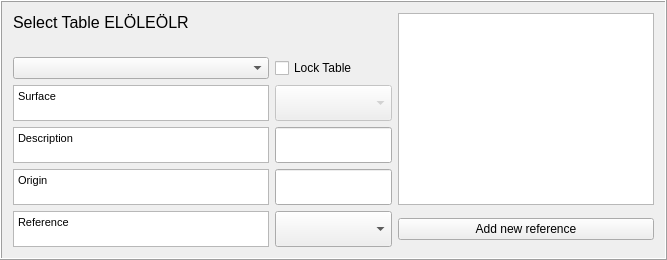
    <widget class="QFrame" name="frame1">
     <property name="frameShape">
      <enum>QFrame::Box</enum>
     </property>
     <property name="frameShadow">
      <enum>QFrame::Raised</enum>
     </property>
     <layout class="QGridLayout" name="gridLayout_2">
      <item row="0" column="0">
       <widget class="QLabel" name="label_42">
        <property name="text">
         <string>&lt;!DOCTYPE HTML PUBLIC &quot;-//W3C//DTD HTML 4.0//EN&quot; &quot;http://www.w3.org/TR/REC-html40/strict.dtd&quot;&gt;
&lt;html&gt;&lt;head&gt;&lt;meta name=&quot;qrichtext&quot; content=&quot;1&quot; /&gt;&lt;style type=&quot;text/css&quot;&gt;
p, li { white-space: pre-wrap; }
&lt;/style&gt;&lt;/head&gt;&lt;body style=&quot; font-family:'MS Shell Dlg 2'; font-size:8pt; font-weight:400; font-style:normal;&quot;&gt;
&lt;p style=&quot; margin-top:0px; margin-bottom:0px; margin-left:0px; margin-right:0px; -qt-block-indent:0; text-indent:0px;&quot;&gt;&lt;span style=&quot; font-size:12pt;&quot;&gt;Select Table ELÖLEÖLR&lt;/span&gt;&lt;/p&gt;
&lt;p style=&quot;-qt-paragraph-type:empty; margin-top:0px; margin-bottom:0px; margin-left:0px; margin-right:0px; -qt-block-indent:0; text-indent:0px; font-size:12pt;&quot;&gt;&lt;br /&gt;&lt;/p&gt;&lt;/body&gt;&lt;/html&gt;</string>
        </property>
       </widget>
      </item>
      <item row="0" column="2" rowspan="5">
       <widget class="QTextBrowser" name="textBrowserRef">
        <property name="sizePolicy">
         <sizepolicy hsizetype="Expanding" vsizetype="Preferred">
          <horstretch>0</horstretch>
          <verstretch>0</verstretch>
         </sizepolicy>
        </property>
        <property name="maximumSize">
         <size>
          <width>500</width>
          <height>16777215</height>
         </size>
        </property>
       </widget>
      </item>
      <item row="1" column="0">
       <widget class="QComboBox" name="comboBoxTableSelect">
        <property name="toolTip">
         <string/>
        </property>
       </widget>
      </item>
      <item row="1" column="1">
       <widget class="QCheckBox" name="checkBoxA">
        <property name="text">
         <string>Lock Table</string>
        </property>
       </widget>
      </item>
      <item row="2" column="0">
       <widget class="QTextBrowser" name="textBrowser_Surface">
        <property name="sizePolicy">
         <sizepolicy hsizetype="Expanding" vsizetype="Fixed">
          <horstretch>0</horstretch>
          <verstretch>0</verstretch>
         </sizepolicy>
        </property>
        <property name="maximumSize">
         <size>
          <width>16777215</width>
          <height>36</height>
         </size>
        </property>
        <property name="html">
         <string>&lt;!DOCTYPE HTML PUBLIC &quot;-//W3C//DTD HTML 4.0//EN&quot; &quot;http://www.w3.org/TR/REC-html40/strict.dtd&quot;&gt;
&lt;html&gt;&lt;head&gt;&lt;meta name=&quot;qrichtext&quot; content=&quot;1&quot; /&gt;&lt;style type=&quot;text/css&quot;&gt;
p, li { white-space: pre-wrap; }
&lt;/style&gt;&lt;/head&gt;&lt;body style=&quot; font-family:'MS Shell Dlg 2'; font-size:8.25pt; font-weight:400; font-style:normal;&quot;&gt;
&lt;p style=&quot; margin-top:0px; margin-bottom:0px; margin-left:0px; margin-right:0px; -qt-block-indent:0; text-indent:0px;&quot;&gt;&lt;span style=&quot; font-size:8pt;&quot;&gt;Surface&lt;/span&gt;&lt;/p&gt;&lt;/body&gt;&lt;/html&gt;</string>
        </property>
       </widget>
      </item>
      <item row="2" column="1">
       <widget class="QComboBox" name="comboBoxSurface">
        <property name="enabled">
         <bool>false</bool>
        </property>
        <property name="sizePolicy">
         <sizepolicy hsizetype="Expanding" vsizetype="Fixed">
          <horstretch>0</horstretch>
          <verstretch>0</verstretch>
         </sizepolicy>
        </property>
        <property name="maximumSize">
         <size>
          <width>16777215</width>
          <height>36</height>
         </size>
        </property>
        <property name="currentIndex">
         <number>-1</number>
        </property>
        <item>
         <property name="text">
          <string>Paved</string>
         </property>
        </item>
        <item>
         <property name="text">
          <string>Building</string>
         </property>
        </item>
        <item>
         <property name="text">
          <string>Evergreen Tree</string>
         </property>
        </item>
        <item>
         <property name="text">
          <string>Deciduous Tree</string>
         </property>
        </item>
        <item>
         <property name="text">
          <string>Grass</string>
         </property>
        </item>
        <item>
         <property name="text">
          <string>Bare Soil</string>
         </property>
        </item>
        <item>
         <property name="text">
          <string>Grass</string>
         </property>
        </item>
        <item>
         <property name="text">
          <string>Water</string>
         </property>
        </item>
        <item>
         <property name="text">
          <string>Snow</string>
         </property>
        </item>
       </widget>
      </item>
      <item row="3" column="0">
       <widget class="QTextBrowser" name="textBrowserDesc">
        <property name="sizePolicy">
         <sizepolicy hsizetype="Expanding" vsizetype="Fixed">
          <horstretch>0</horstretch>
          <verstretch>0</verstretch>
         </sizepolicy>
        </property>
        <property name="maximumSize">
         <size>
          <width>16777215</width>
          <height>36</height>
         </size>
        </property>
        <property name="html">
         <string>&lt;!DOCTYPE HTML PUBLIC &quot;-//W3C//DTD HTML 4.0//EN&quot; &quot;http://www.w3.org/TR/REC-html40/strict.dtd&quot;&gt;
&lt;html&gt;&lt;head&gt;&lt;meta name=&quot;qrichtext&quot; content=&quot;1&quot; /&gt;&lt;style type=&quot;text/css&quot;&gt;
p, li { white-space: pre-wrap; }
&lt;/style&gt;&lt;/head&gt;&lt;body style=&quot; font-family:'MS Shell Dlg 2'; font-size:8.25pt; font-weight:400; font-style:normal;&quot;&gt;
&lt;p style=&quot; margin-top:0px; margin-bottom:0px; margin-left:0px; margin-right:0px; -qt-block-indent:0; text-indent:0px;&quot;&gt;&lt;span style=&quot; font-size:8pt;&quot;&gt;Description&lt;/span&gt;&lt;/p&gt;&lt;/body&gt;&lt;/html&gt;</string>
        </property>
       </widget>
      </item>
      <item row="3" column="1">
       <widget class="QgsFilterLineEdit" name="textEditDesc">
        <property name="maximumSize">
         <size>
          <width>16777215</width>
          <height>36</height>
         </size>
        </property>
        <property name="inputMethodHints">
         <set>Qt::ImhNone</set>
        </property>
        <property name="qgisRelation" stdset="0">
         <string notr="true"/>
        </property>
       </widget>
      </item>
      <item row="4" column="0">
       <widget class="QTextBrowser" name="textBrowserOrig">
        <property name="sizePolicy">
         <sizepolicy hsizetype="Expanding" vsizetype="Fixed">
          <horstretch>0</horstretch>
          <verstretch>0</verstretch>
         </sizepolicy>
        </property>
        <property name="maximumSize">
         <size>
          <width>16777215</width>
          <height>36</height>
         </size>
        </property>
        <property name="html">
         <string>&lt;!DOCTYPE HTML PUBLIC &quot;-//W3C//DTD HTML 4.0//EN&quot; &quot;http://www.w3.org/TR/REC-html40/strict.dtd&quot;&gt;
&lt;html&gt;&lt;head&gt;&lt;meta name=&quot;qrichtext&quot; content=&quot;1&quot; /&gt;&lt;style type=&quot;text/css&quot;&gt;
p, li { white-space: pre-wrap; }
&lt;/style&gt;&lt;/head&gt;&lt;body style=&quot; font-family:'MS Shell Dlg 2'; font-size:8.25pt; font-weight:400; font-style:normal;&quot;&gt;
&lt;p style=&quot; margin-top:0px; margin-bottom:0px; margin-left:0px; margin-right:0px; -qt-block-indent:0; text-indent:0px;&quot;&gt;&lt;span style=&quot; font-size:8pt;&quot;&gt;Origin&lt;/span&gt;&lt;/p&gt;&lt;/body&gt;&lt;/html&gt;</string>
        </property>
       </widget>
      </item>
      <item row="4" column="1">
       <widget class="QgsFilterLineEdit" name="textEditOrig">
        <property name="maximumSize">
         <size>
          <width>16777215</width>
          <height>36</height>
         </size>
        </property>
        <property name="qgisRelation" stdset="0">
         <string notr="true"/>
        </property>
       </widget>
      </item>
      <item row="5" column="0">
       <widget class="QTextBrowser" name="textBrowserOrig_2">
        <property name="sizePolicy">
         <sizepolicy hsizetype="Expanding" vsizetype="Fixed">
          <horstretch>0</horstretch>
          <verstretch>0</verstretch>
         </sizepolicy>
        </property>
        <property name="maximumSize">
         <size>
          <width>16777215</width>
          <height>36</height>
         </size>
        </property>
        <property name="html">
         <string>&lt;!DOCTYPE HTML PUBLIC &quot;-//W3C//DTD HTML 4.0//EN&quot; &quot;http://www.w3.org/TR/REC-html40/strict.dtd&quot;&gt;
&lt;html&gt;&lt;head&gt;&lt;meta name=&quot;qrichtext&quot; content=&quot;1&quot; /&gt;&lt;style type=&quot;text/css&quot;&gt;
p, li { white-space: pre-wrap; }
&lt;/style&gt;&lt;/head&gt;&lt;body style=&quot; font-family:'MS Shell Dlg 2'; font-size:8.25pt; font-weight:400; font-style:normal;&quot;&gt;
&lt;p style=&quot; margin-top:0px; margin-bottom:0px; margin-left:0px; margin-right:0px; -qt-block-indent:0; text-indent:0px;&quot;&gt;&lt;span style=&quot; font-size:8pt;&quot;&gt;Reference&lt;/span&gt;&lt;/p&gt;&lt;/body&gt;&lt;/html&gt;</string>
        </property>
       </widget>
      </item>
      <item row="5" column="1">
       <widget class="QComboBox" name="comboBoxRef">
        <property name="sizePolicy">
         <sizepolicy hsizetype="Expanding" vsizetype="Fixed">
          <horstretch>0</horstretch>
          <verstretch>0</verstretch>
         </sizepolicy>
        </property>
        <property name="minimumSize">
         <size>
          <width>0</width>
          <height>0</height>
         </size>
        </property>
        <property name="maximumSize">
         <size>
          <width>500</width>
          <height>36</height>
         </size>
        </property>
        <item>
         <property name="text">
          <string/>
         </property>
        </item>
       </widget>
      </item>
      <item row="5" column="2">
       <widget class="QPushButton" name="pushButtonToRefManager">
        <property name="text">
         <string>Add new reference</string>
        </property>
       </widget>
      </item>
     </layout>
    </widget>
